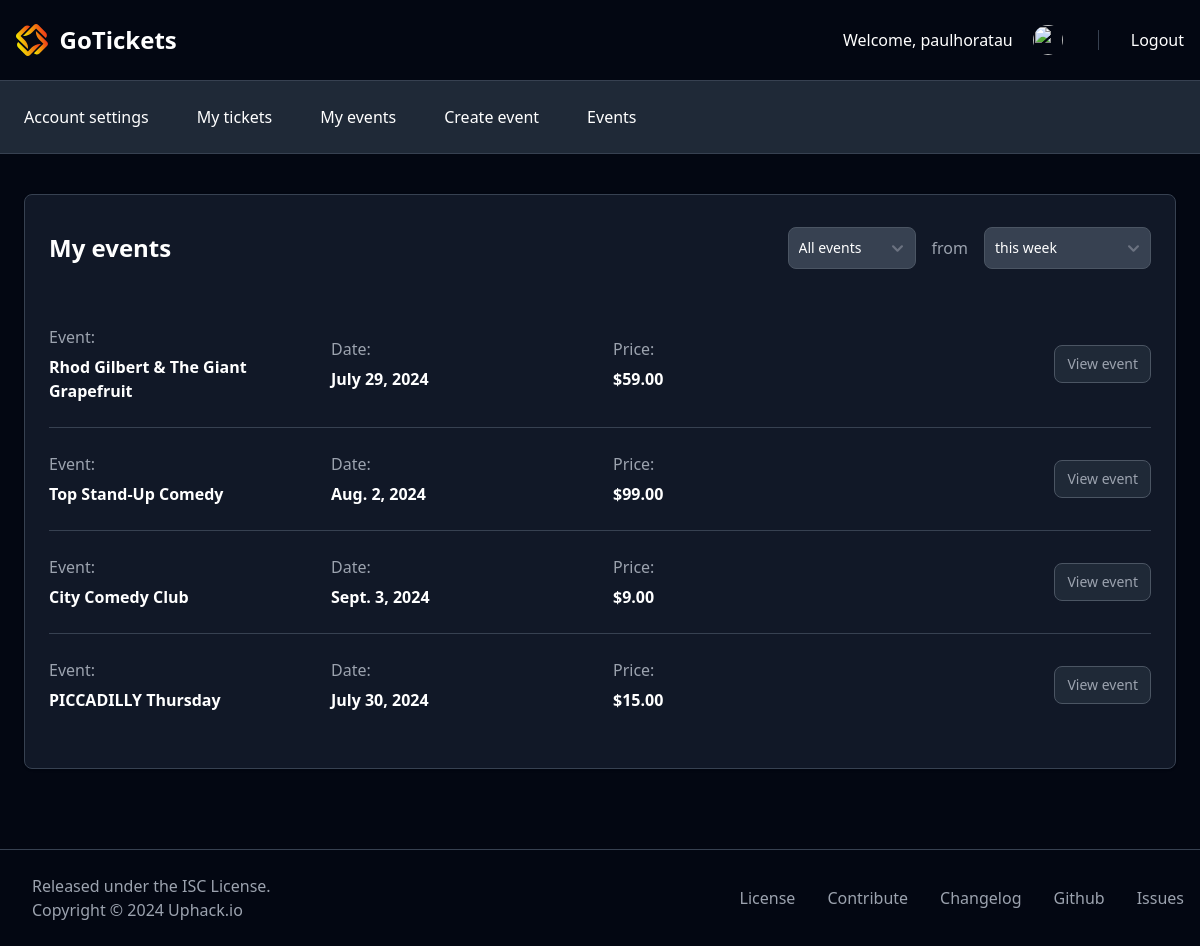
The app's page /account/user_events (signed in), older data.
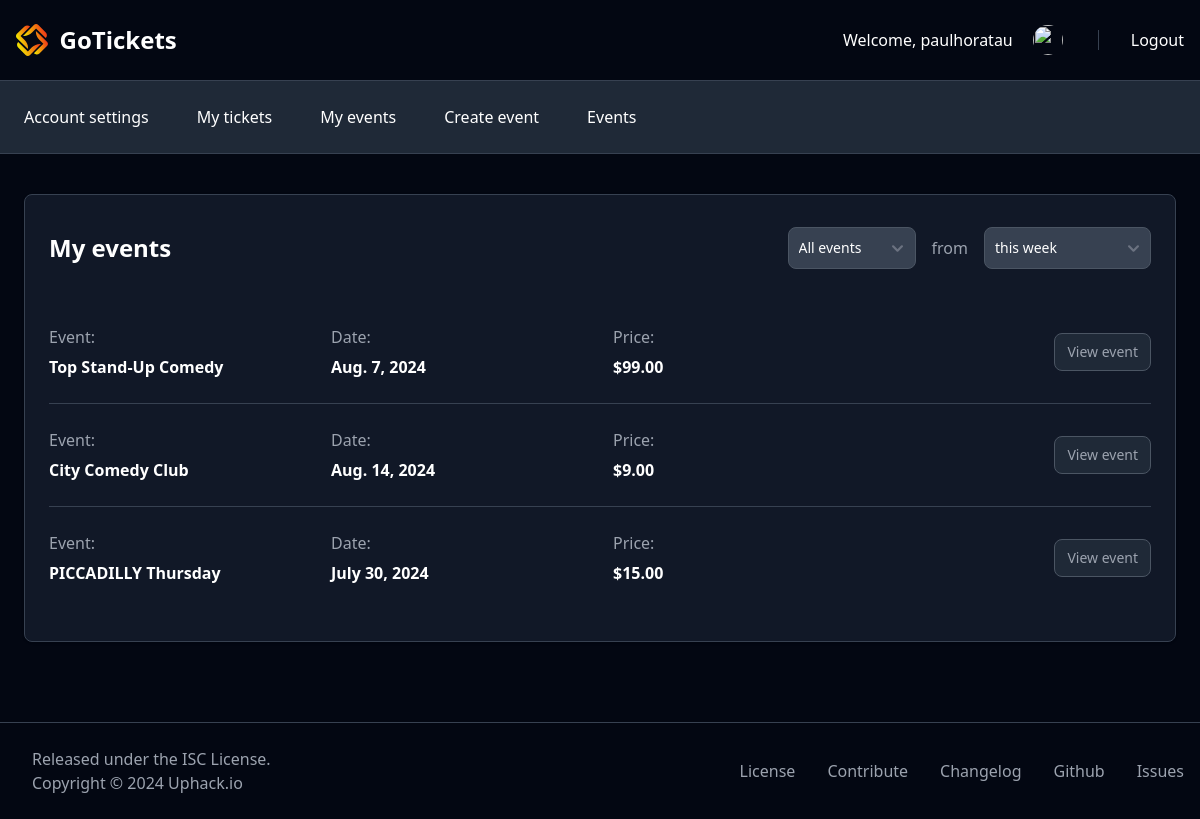
The same page, newer data.
### GoTicketsApp/models.py (models this page shows, shortened)
class Event(models.Model):
    AGE_RESTRICTION_CHOICES = [
        ('No', 'No'),
        ('12', '12+'),
        ('14', '14+'),
        ('16', '16+'),
        ('18', '18+'),
        ('21', '21+'),
    ]
    CATEGORY_CHOICES = [
        ('Stand-up Comedy', 'Stand-up Comedy'),
        ('TH', 'Theatre'),
        ('SP', 'Sport'),
        ('CO', 'Concert'),
    ]
    age_restriction = models.CharField(
        max_length=2,
        choices=AGE_RESTRICTION_CHOICES,
        default='No',
    )
    category = models.CharField(
        max_length=20,
        choices=CATEGORY_CHOICES,
        default='Stand-up Comedy',
    )
    title = models.CharField(max_length=80)
    organizer = models.ForeignKey(User, null=True, blank=True, on_delete=models.CASCADE, related_name='organizer')
    description = models.TextField()
    location_country = models.CharField(max_length=30)
    address = models.CharField(max_length=60)
    location_venue = models.CharField(max_length=30)
    start_date = models.DateField()
    end_date = models.DateField()
    image = models.ImageField(upload_to='images/')
    price = models.DecimalField(max_digits=6, decimal_places=2)
    seats = models.DecimalField(max_digits=6, decimal_places=0)

### GoTicketsApp/views.py (the view)
# urls.py: path('account/user_events', views.user_events, name="user_events"),
@login_required
def user_events(request):
    now = datetime.now()
    form = FilterForm(request.GET)
    events = Event.objects.filter(organizer=request.user)
    if form.is_valid():
        order_type = form.cleaned_data.get('order_type')
        if order_type == 'expired':
            events = events.filter(end_date__lt=now)
        elif order_type == 'upcoming':
            events = events.filter(start_date__gte=now)
    paginator = Paginator(events, 10)
    page_number = request.GET.get('page')
    page_obj = paginator.get_page(page_number)
    return render(request, 'GoTickets/user_events.html', {
        'form': form,
        'page_obj': page_obj,
        'event_detail_url_template': reverse('event_by_id', kwargs={'id': 0}),
    })

### GoTicketsApp/forms.py
class FilterForm(forms.Form):
    ORDER_TYPE_CHOICES = [
    ('', 'All events'),
    ('expired', 'Expired'),
    ('upcoming', 'Upcoming'),
]
    order_type = forms.ChoiceField(
        choices=ORDER_TYPE_CHOICES,
        required=True,
    )

### GoTicketsApp/templates/GoTickets/user_events.html (shortened to what this page needs)
{% extends 'GoTickets/base/dashboard_base.html' %}
{% block content %}
<section class="mx-6 mt-5">
    <div class="mx-auto max-w-screen-xl gap-5">
        <div class="w-full mt-10 px-6 py-8 bg-white rounded-lg shadow dark:border dark:bg-gray-900 dark:border-gray-700">
            <div class="gap-4 sm:flex sm:items-center sm:justify-between">
                <h2 class="text-xl font-semibold text-gray-900 dark:text-white sm:text-2xl">My events</h2>
                <div class="mt-6 gap-4 space-y-4 sm:mt-0 sm:flex sm:items-center sm:justify-end sm:space-y-0">
                    <div>
                    <select id="order-type" name="order_type" class="block w-full min-w-[8rem] rounded-lg border border-gray-300 bg-gray-50 p-2.5 text-sm text-gray-900 focus:border-primary-500 focus:ring-primary-500 dark:border-gray-600 dark:bg-gray-700 dark:text-white dark:placeholder:text-gray-400 dark:focus:border-primary-500 dark:focus:ring-primary-500">
                        <option value="">All events</option>
                    </select>
                    </div>
                    <span class="inline-block text-gray-500 dark:text-gray-400"> from </span>
                    <div>
                    <select id="duration" name="duration" class="block w-full rounded-lg border border-gray-300 bg-gray-50 p-2.5 text-sm text-gray-900 focus:border-primary-500 focus:ring-primary-500 dark:border-gray-600 dark:bg-gray-700 dark:text-white dark:placeholder:text-gray-400 dark:focus:border-primary-500 dark:focus:ring-primary-500">
                        <option value="this_week">this week</option>
                    </select>
                    </div>
                </div>
                </div>
                <div class="mt-6 flow-root sm:mt-8">
                    <div class="divide-y divide-gray-200 dark:divide-gray-700">
                        {% for event in page_obj %}
                        <div class="flex flex-wrap items-center gap-y-4 py-6">
                            <dl class="w-1/2 sm:w-1/4 lg:w-auto lg:flex-1">
                                <dt class="text-base font-medium text-gray-500 dark:text-gray-400">Event:</dt>
                                <dd class="mt-1.5 text-base font-semibold text-gray-900 dark:text-white">
                                    {{ event.title}}
                                </dd>
                            </dl>
                            <dl class="w-1/2 sm:w-1/4 lg:w-auto lg:flex-1">
                                <dt class="text-base font-medium text-gray-500 dark:text-gray-400">Date:</dt>
                                <dd class="mt-1.5 text-base font-semibold text-gray-900 dark:text-white">{{ event.start_date }}</dd>
                            </dl>
                            <dl class="w-1/2 sm:w-1/4 lg:w-auto lg:flex-1">
                                <dt class="text-base font-medium text-gray-500 dark:text-gray-400">Price:</dt>
                                <dd class="mt-1.5 text-base font-semibold text-gray-900 dark:text-white">${{ event.price }}</dd>
                            </dl>
                            <div class="w-full grid sm:grid-cols-2 lg:flex lg:w-64 lg:items-center lg:justify-end gap-4">
                                <a href="{% url 'event_by_id' event.id %}" class="w-full inline-flex justify-center rounded-lg border border-gray-200 bg-white px-3 py-2 text-sm font-medium text-gray-900 hover:bg-gray-100 hover:text-primary-700 focus:z-10 focus:outline-none focus:ring-4 focus:ring-gray-100 dark:border-gray-600 dark:bg-gray-800 dark:text-gray-400 dark:hover:bg-gray-700 dark:hover:text-white dark:focus:ring-gray-700 lg:w-auto">
                                    View event
                                </a>
                            </div>
                        </div>
                        {% empty %}
                        <p class="text-center text-gray-500 dark:text-gray-400">You have no events.</p>
                        {% endfor %}
                    </div>
                </div>
        </div>
    </div>
</section>
{% endblock %}

Row changes from the older to the newer data that the page shows:
removed Event: title "Rhod Gilbert & The Giant Grapefruit", start_date "July 29, 2024", price "59.00"
changed Event "Top Stand-Up Comedy": start_date "Aug. 2, 2024" → "Aug. 7, 2024"
changed Event "City Comedy Club": start_date "Sept. 3, 2024" → "Aug. 14, 2024"
